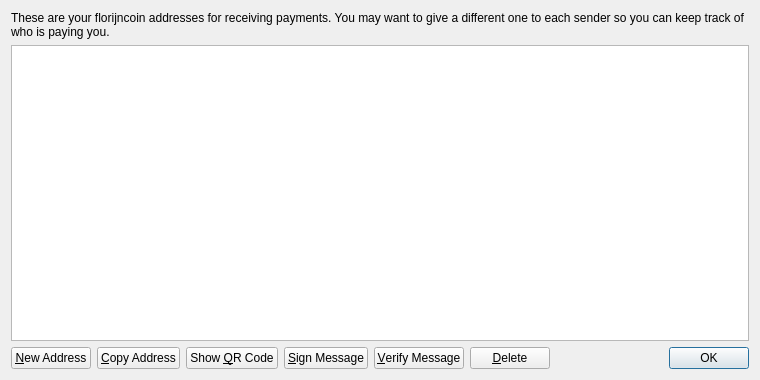
<?xml version="1.0" encoding="UTF-8"?>
<ui version="4.0">
 <class>AddressBookPage</class>
 <widget class="QWidget" name="AddressBookPage">
  <property name="geometry">
   <rect>
    <x>0</x>
    <y>0</y>
    <width>760</width>
    <height>380</height>
   </rect>
  </property>
  <property name="windowTitle">
   <string>Address Book</string>
  </property>
  <layout class="QVBoxLayout" name="verticalLayout">
   <item>
    <widget class="QLabel" name="labelExplanation">
     <property name="text">
      <string>These are your florijncoin addresses for receiving payments. You may want to give a different one to each sender so you can keep track of who is paying you.</string>
     </property>
     <property name="textFormat">
      <enum>Qt::PlainText</enum>
     </property>
     <property name="wordWrap">
      <bool>true</bool>
     </property>
    </widget>
   </item>
   <item>
    <widget class="QTableView" name="tableView">
     <property name="contextMenuPolicy">
      <enum>Qt::CustomContextMenu</enum>
     </property>
     <property name="toolTip">
      <string>Double-click to edit address or label</string>
     </property>
     <property name="tabKeyNavigation">
      <bool>false</bool>
     </property>
     <property name="alternatingRowColors">
      <bool>true</bool>
     </property>
     <property name="selectionMode">
      <enum>QAbstractItemView::SingleSelection</enum>
     </property>
     <property name="selectionBehavior">
      <enum>QAbstractItemView::SelectRows</enum>
     </property>
     <property name="sortingEnabled">
      <bool>true</bool>
     </property>
     <attribute name="verticalHeaderVisible">
      <bool>false</bool>
     </attribute>
    </widget>
   </item>
   <item>
    <layout class="QHBoxLayout" name="horizontalLayout">
     <item>
      <widget class="QPushButton" name="newAddressButton">
       <property name="toolTip">
        <string>Create a new address</string>
       </property>
       <property name="text">
        <string>&amp;New Address</string>
       </property>
       <property name="icon">
        <iconset resource="../bitcoin.qrc">
         <normaloff>:/icons/add</normaloff>:/icons/add</iconset>
       </property>
      </widget>
     </item>
     <item>
      <widget class="QPushButton" name="copyToClipboard">
       <property name="toolTip">
        <string>Copy the currently selected address to the system clipboard</string>
       </property>
       <property name="text">
        <string>&amp;Copy Address</string>
       </property>
       <property name="icon">
        <iconset resource="../bitcoin.qrc">
         <normaloff>:/icons/editcopy</normaloff>:/icons/editcopy</iconset>
       </property>
      </widget>
     </item>
     <item>
      <widget class="QPushButton" name="showQRCode">
       <property name="text">
        <string>Show &amp;QR Code</string>
       </property>
       <property name="icon">
        <iconset resource="../bitcoin.qrc">
         <normaloff>:/icons/qrcode</normaloff>:/icons/qrcode</iconset>
       </property>
      </widget>
     </item>
     <item>
      <widget class="QPushButton" name="signMessage">
       <property name="toolTip">
        <string>Sign a message to prove you own a FlorijnCoin address</string>
       </property>
       <property name="text">
        <string>&amp;Sign Message</string>
       </property>
       <property name="icon">
        <iconset resource="../bitcoin.qrc">
         <normaloff>:/icons/edit</normaloff>:/icons/edit</iconset>
       </property>
      </widget>
     </item>
     <item>
      <widget class="QPushButton" name="verifyMessage">
       <property name="toolTip">
        <string>Verify a message to ensure it was signed with a specified FlorijnCoin address</string>
       </property>
       <property name="text">
        <string>&amp;Verify Message</string>
       </property>
       <property name="icon">
        <iconset resource="../bitcoin.qrc">
         <normaloff>:/icons/transaction_0</normaloff>:/icons/transaction_0</iconset>
       </property>
      </widget>
     </item>
     <item>
      <widget class="QPushButton" name="deleteButton">
       <property name="toolTip">
        <string>Delete the currently selected address from the list. Only sending addresses can be deleted.</string>
       </property>
       <property name="text">
        <string>&amp;Delete</string>
       </property>
       <property name="icon">
        <iconset resource="../bitcoin.qrc">
         <normaloff>:/icons/remove</normaloff>:/icons/remove</iconset>
       </property>
      </widget>
     </item>
     <item>
      <spacer name="horizontalSpacer">
       <property name="orientation">
        <enum>Qt::Horizontal</enum>
       </property>
       <property name="sizeHint" stdset="0">
        <size>
         <width>40</width>
         <height>20</height>
        </size>
       </property>
      </spacer>
     </item>
     <item>
      <widget class="QDialogButtonBox" name="buttonBox">
       <property name="sizePolicy">
        <sizepolicy hsizetype="Maximum" vsizetype="Fixed">
         <horstretch>0</horstretch>
         <verstretch>0</verstretch>
        </sizepolicy>
       </property>
       <property name="standardButtons">
        <set>QDialogButtonBox::Ok</set>
       </property>
      </widget>
     </item>
    </layout>
   </item>
  </layout>
 </widget>
 <resources>
  <include location="../bitcoin.qrc"/>
 </resources>
 <connections/>
</ui>
